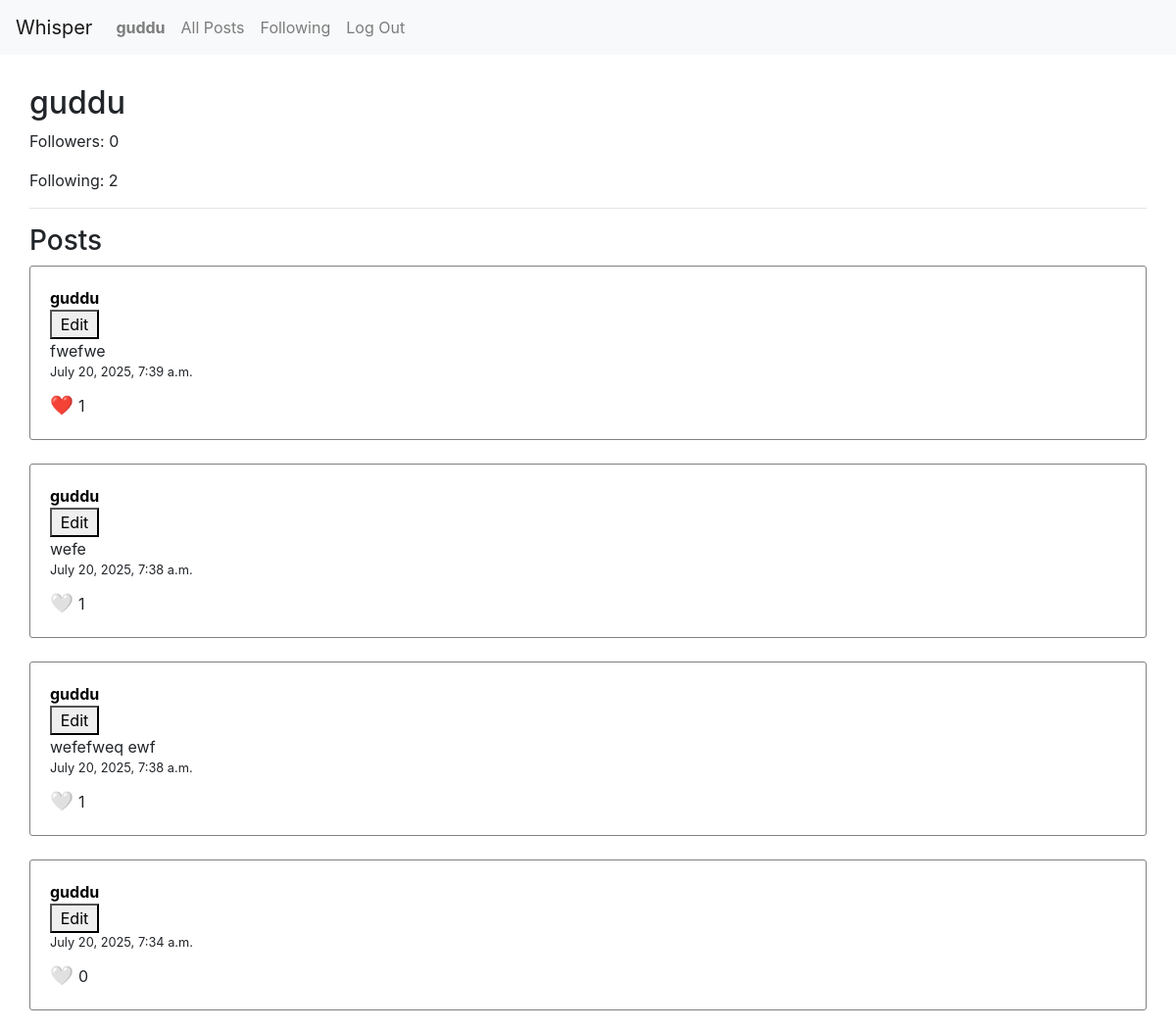
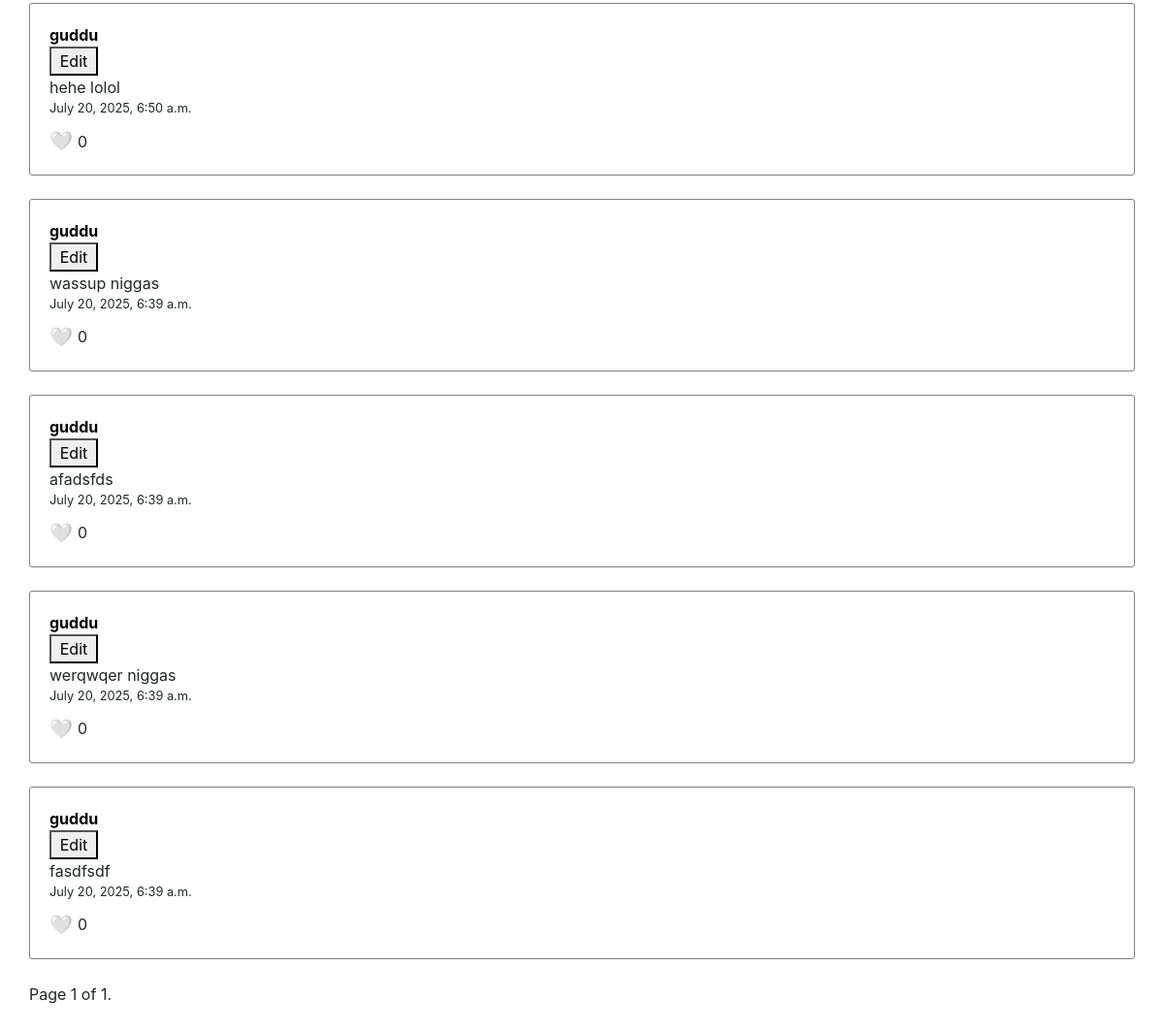
/3/ (signed in), run on the app's committed database (2 pictures, top to bottom).
### network/models.py (models this page shows)
class User(AbstractUser):
    following = models.ManyToManyField(
        'self',
        symmetrical=False,
        related_name='followers',
        blank=True
    )

class Post(models.Model):
    user = models.ForeignKey(User, on_delete=models.CASCADE, related_name='posts')
    postContent = models.CharField(max_length=500)
    dateCreated = models.DateTimeField(auto_now_add=True)
    likes = models.ManyToManyField(User, related_name='liked_posts', blank=True)
    @property
    def total_likes(self):
        return self.likes.count()

### network/views.py (the view)
# urls.py: path("<int:user_id>/", views.profileView, name='profile'),
@login_required
def profileView(request, user_id):
    profile_user = get_object_or_404(User, id=user_id)
    posts = Post.objects.filter(user=profile_user).order_by('-dateCreated')
    is_following = request.user in profile_user.followers.all()
    paginator = Paginator(posts, 10)
    page_number = request.GET.get('page')
    page_obj = paginator.get_page(page_number)
    return render(request, 'network/profile.html', {
        "profile_user": profile_user,
        'page_obj': page_obj,
        "is_following": is_following
    })

### network/templates/network/profile.html (shortened to what this page needs)
{% extends "network/layout.html" %}
{% block body %}
    <div id="allPostsCont">
      <h2>{{profile_user.username}}</h2>
    <p>Followers: {{ profile_user.followers.count }}</p>
    <p>Following: {{ profile_user.following.count }}</p>
    <hr>
    <h3>Posts</h3>
    {% for post in page_obj %}
    <div class="post" id="post-{{ post.id }}">
        <strong><a class="name" href="{% url 'profile' user_id=post.user.id %}">{{ post.user }}</a></strong>
        {% if post.user == request.user %}
        <button class="editPost" data-post-id="{{ post.id }}">Edit</button>
        {% endif %}
        <div class="postContent" data-post-id="{{ post.id }}">{{ post.postContent }}</div>
        <small>{{ post.dateCreated }}</small>
        <div class="post-footer">
            <button class="like-btn" data-post-id="{{ post.id }}">
                {% if user in post.likes.all %}
                    ❤️
                {% else %}
                    🤍
                {% endif %}
            </button>
            <div class="like-count">{{ post.total_likes }}</div>
        </div>
    </div>
    {% endfor %}
    <div class="pagination">
        <span class="step-links">
            <span class="current">
                Page {{ page_obj.number }} of {{ page_obj.paginator.num_pages }}.
            </span>
        </span>
    </div>
    </div>
{% endblock %}

### network/templates/network/layout.html (shortened to what this page needs)
{% load static %}
<!DOCTYPE html>
<html lang="en">
    <head>
        <link rel="stylesheet" href="https://stackpath.bootstrapcdn.com/bootstrap/4.4.1/css/bootstrap.min.css">
        <link href="{% static 'network/styles.css' %}" rel="stylesheet">
    </head>
    <body>
        <nav class="navbar navbar-expand-lg navbar-light bg-light">
            <a class="navbar-brand" href="#">Whisper</a>
            <div>
              <ul class="navbar-nav mr-auto">
                {% if user.is_authenticated %}
                    <li class="nav-item">
                        <a class="nav-link" href="{% url 'profile' user_id=request.user.id %}"><strong>{{ user.username }}</strong></a>
                    </li>
                {% endif %}
                <li class="nav-item">
                  <a class="nav-link" id="allPosts" href="{% url 'index' %}">All Posts</a>
                </li>
                {% if user.is_authenticated %}
                    <li class="nav-item">
                        <a class="nav-link" id="followingPage"  href="{% url 'following' %}" >Following</a>
                    </li>
                    <li class="nav-item">
                        <a class="nav-link" href="{% url 'logout' %}">Log Out</a>
                    </li>
                {% endif %}
              </ul>
            </div>
          </nav>
        <div class="body">
            {% block body %}
            {% endblock %}
        </div>
    </body>
</html>

### network/static/network/styles.css (style rules this page uses)
#allPostsCont { margin: 20px; padding: 10px; }
.post { display: flex; flex-direction: column; margin-bottom: 1.5rem; border: 1px solid gray; padding: 20px; border-radius: 3px; }
.editPost { max-width: 50px; }
.like-btn { background: none; border: none; font-size: 1.2rem; cursor: pointer; padding: 0; margin-right: 5px; }
.post-footer { display: flex; align-items: center; justify-content: flex-start; margin-top: 10px; }
.name { color: black; margin-bottom: 2rem; }

### data on the page
User: username "guddu", followers.count "0", following.count "2"
Post: user "guddu", postContent "fwefwe", dateCreated "July 20, 2025, 7:39 a.m.", total_likes "1"
Post: user "guddu", postContent "wefe", dateCreated "July 20, 2025, 7:38 a.m.", total_likes "1"
Post: user "guddu", postContent "wefefweq ewf", dateCreated "July 20, 2025, 7:38 a.m.", total_likes "1"
Post: user "guddu", dateCreated "July 20, 2025, 7:34 a.m.", total_likes "0"
Post: user "guddu", postContent "hehe lolol", dateCreated "July 20, 2025, 6:50 a.m.", total_likes "0"
Post: user "guddu", postContent "wassup niggas", dateCreated "July 20, 2025, 6:39 a.m.", total_likes "0"
Post: user "guddu", postContent "afadsfds", dateCreated "July 20, 2025, 6:39 a.m.", total_likes "0"
Post: user "guddu", postContent "werqwqer niggas", dateCreated "July 20, 2025, 6:39 a.m.", total_likes "0"
Post: user "guddu", postContent "fasdfsdf", dateCreated "July 20, 2025, 6:39 a.m.", total_likes "0"

### other printed values
{{ page_obj.number }} "1"
{{ page_obj.paginator.num_pages }} "1"
